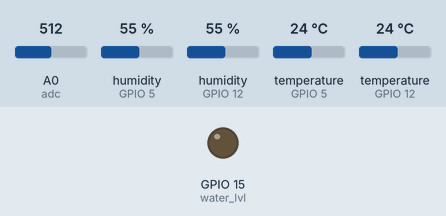
Recording of a program running on a simulated ESP8266 board running MicroPython. On the bench: output pins drawn as LEDs (lit = HIGH). Inputs (shaded band) come from the test bench; at power-on: A0 (adc) = 512, humidity (sensors on GPIO 5, GPIO 12) 55 %, temperature (sensors on GPIO 5, GPIO 12) 24 °C (analog values on the 0–1023 scale). WiFi joins after 1.5 s; random numbers come from a fixed seed; no MQTT or app messages arrive unless stated; values from a settings file that is not in the repository are placeholders; what the program prints to the serial console is not drawn.

Above: at 17.1 s.
Timing chart, 0 to 41.1 s (numbered marks = the images above):
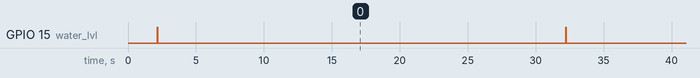

Measured:
- by itself, GPIO 15 (water_lvl): alternates HIGH for 0.05 s and LOW for 30.0 s

The program:

main.py
```python
# Publish DHT value and water level to Thingspeak using MQTT
# use mycropython on an ESP8266 NodeMCU board

import dht
import machine
import network
from umqtt.robust import MQTTClient
import urandom
import sys
import time

# some const
from private_wifi import WIFI_SSID, WIFI_PWD
from private_thingspeak import TS_USER_ID, TS_MQTT_API_KEY, TS_CHANNEL_ID, TS_CHANNEL_W_API_KEY
TS_SRV = "mqtt.thingspeak.com"
TS_PUBLISH_PERIOD = 30

# turn off access point interface (default is on)
ap_if = network.WLAN(network.AP_IF)
ap_if.active(False)

# turn on station interface (default is off) and connect to WIFI_SSID
sta_if = network.WLAN(network.STA_IF)
sta_if.active(True)
sta_if.connect(WIFI_SSID, WIFI_PWD)

# wait for connection
t = 0
while True:
    if sta_if.isconnected():
        break
    print("try to connect to %s (%d)" % (WIFI_SSID, t))
    t += 1
    time.sleep(1.0)
print("connect to %s ok" % WIFI_SSID)

# IO setup
water_lvl = machine.Pin(15, machine.Pin.OUT)
adc = machine.ADC(0)
dht11 = dht.DHT11(machine.Pin(12))
dht22 = dht.DHT22(machine.Pin(5))

# connect to TS MQTT broker
client = MQTTClient(client_id="client_%s" % urandom.getrandbits(16),
                    server=TS_SRV,
                    user=TS_USER_ID,
                    password=TS_MQTT_API_KEY,
                    ssl=False)

while True:
    try:
        # connect to server
        client.connect()
        print("connect to server %s ok" % TS_SRV)

        # publish loop
        try:
            while True:
                # read sensors
                water_lvl.on()
                dht11.measure()
                dht22.measure()
                percent_lvl = 100 * adc.read() / 1023
                water_lvl.off()
                # format and publish message
                topic = "channels/%s/publish/%s" % (TS_CHANNEL_ID, TS_CHANNEL_W_API_KEY)
                payload = "field1=%d&field2=%d&field3=%d&field4=%d&field5=%d" % (dht11.temperature(), dht11.humidity(),
                                                                                 dht22.temperature(), dht22.humidity(),
                                                                                 percent_lvl)
                client.publish(topic, payload)
                print("publish %s to %s" % (payload, topic))
                # wait for next loop
                time.sleep(TS_PUBLISH_PERIOD)
        except Exception as e:
            sys.print_exception(e)

        # disconnect to server
        client.disconnect()
        print("disconnect from server %s" % TS_SRV)
        # avoid connect/disconnect buzzy loop on except
        time.sleep(TS_PUBLISH_PERIOD)
    except Exception as e:
        sys.print_exception(e)
        time.sleep(TS_PUBLISH_PERIOD)
```

boot.py
```python
# This file is executed on every boot (including wake-boot from deepsleep)
import esp
esp.osdebug(None)
import gc
import webrepl
webrepl.start()
gc.collect()
```
